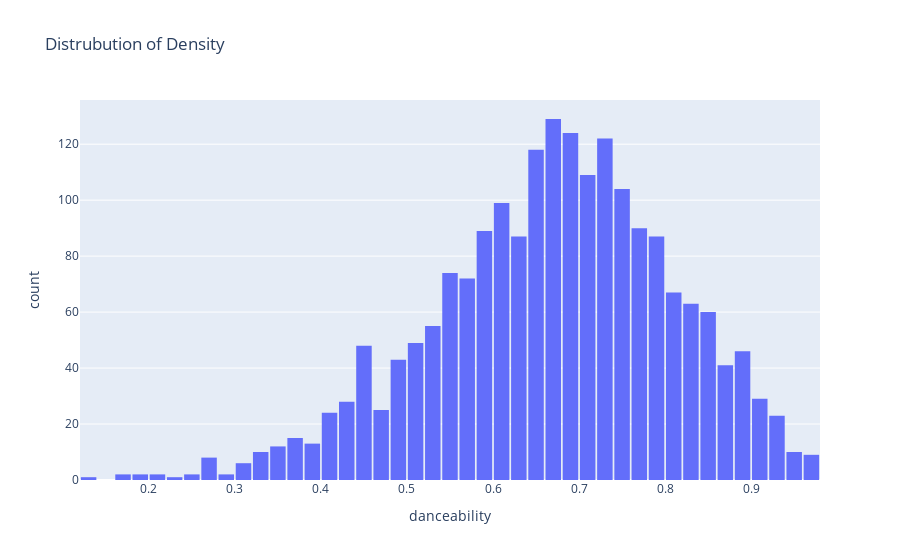

Notebook code cell kept with this figure:
### Code cell
fig=px.histogram(df,x='danceability', title="Distrubution of Density")
fig.update_layout(bargap=0.1)
fig.show()

#plotly histogram

### Figure 1 — Plotly figure (JSON) as saved in the notebook; plotly's stock layout.template omitted (floating-point values rounded to 4 significant figures; data arrays with more than 128 entries replaced by an {"elided": "..."} marker saying what was removed)
{"data": [{"alignmentgroup": "True", "bingroup": "x", "hovertemplate": "danceability=%{x}<br>count=%{y}<extra></extra>", "legendgroup": "", "marker": {"color": "#636efa", "pattern": {"shape": ""}}, "name": "", "offsetgroup": "", "orientation": "v", "showlegend": false, "type": "histogram", "x": {"elided": "2000 float values"}, "xaxis": "x", "yaxis": "y"}], "layout": {"bargap": 0.1, "barmode": "relative", "legend": {"tracegroupgap": 0}, "title": {"text": "Distrubution of Density"}, "xaxis": {"anchor": "y", "domain": [0, 1], "title": {"text": "danceability"}}, "yaxis": {"anchor": "x", "domain": [0, 1], "title": {"text": "count"}}}}
